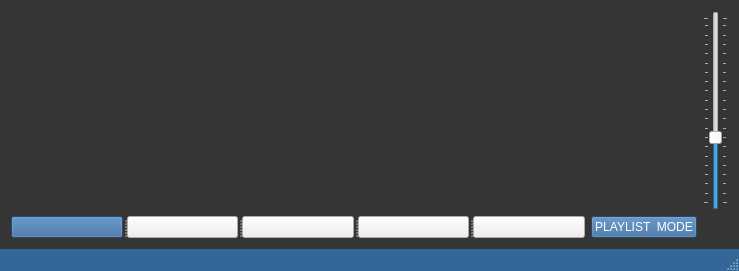
<?xml version="1.0" encoding="UTF-8"?>
<ui version="4.0">
 <class>MainWindow</class>
 <widget class="QMainWindow" name="MainWindow">
  <property name="geometry">
   <rect>
    <x>0</x>
    <y>0</y>
    <width>739</width>
    <height>271</height>
   </rect>
  </property>
  <property name="windowTitle">
   <string>Base Player v.2</string>
  </property>
  <property name="styleSheet">
   <string notr="true">QMainWindow#MainWindow{
color:#ffffff; 
background-color:#353535; 
border: 2px solid #353535; 
border-radius: 3px;
font-size: 12px;}</string>
  </property>
  <widget class="QWidget" name="centralWidget">
   <layout class="QGridLayout" name="gridLayout">
    <item row="0" column="0" colspan="2">
     <widget class="QListWidget" name="listWidget">
      <property name="toolTip">
       <string>Playlist.</string>
      </property>
      <property name="styleSheet">
       <string notr="true">QListWidget#listWidget{
color:#ffffff; 
background-color:#353535; 
border: 2px solid #353535; 
border-radius: 3px;
font-size: 12px;}</string>
      </property>
     </widget>
    </item>
    <item row="0" column="2">
     <widget class="QSlider" name="verticalSlider">
      <property name="toolTip">
       <string>Volume levels.</string>
      </property>
      <property name="styleSheet">
       <string notr="true">QStatusBar#statusBar{color:#ffffff; 
background-color:#336699; }</string>
      </property>
      <property name="singleStep">
       <number>5</number>
      </property>
      <property name="pageStep">
       <number>5</number>
      </property>
      <property name="value">
       <number>35</number>
      </property>
      <property name="orientation">
       <enum>Qt::Vertical</enum>
      </property>
      <property name="tickPosition">
       <enum>QSlider::TicksBothSides</enum>
      </property>
      <property name="tickInterval">
       <number>5</number>
      </property>
     </widget>
    </item>
    <item row="1" column="0">
     <widget class="QSplitter" name="splitter">
      <property name="orientation">
       <enum>Qt::Horizontal</enum>
      </property>
      <widget class="QPushButton" name="add">
       <property name="toolTip">
        <string>Add songs.</string>
       </property>
       <property name="styleSheet">
        <string notr="true">QPushButton#add{color:#ffffff; background-color:#336699;}
</string>
       </property>
       <property name="text">
        <string/>
       </property>
       <property name="icon">
        <iconset resource="icons.qrc">
         <normaloff>:/icons/icons/add.png</normaloff>:/icons/icons/add.png</iconset>
       </property>
       <property name="iconSize">
        <size>
         <width>24</width>
         <height>24</height>
        </size>
       </property>
      </widget>
      <widget class="QPushButton" name="stop">
       <property name="toolTip">
        <string>Stop playback.</string>
       </property>
       <property name="styleSheet">
        <string notr="true">QPushButton#stop{color:#ffffff; background-color:#336699;}\n</string>
       </property>
       <property name="text">
        <string/>
       </property>
       <property name="icon">
        <iconset resource="icons.qrc">
         <normaloff>:/icons/icons/stop.png</normaloff>:/icons/icons/stop.png</iconset>
       </property>
       <property name="iconSize">
        <size>
         <width>24</width>
         <height>24</height>
        </size>
       </property>
      </widget>
      <widget class="QPushButton" name="play">
       <property name="toolTip">
        <string>Play.</string>
       </property>
       <property name="styleSheet">
        <string notr="true">QPushButton#play{color:#ffffff; background-color:#336699;}\n</string>
       </property>
       <property name="text">
        <string/>
       </property>
       <property name="icon">
        <iconset resource="icons.qrc">
         <normaloff>:/icons/icons/play.png</normaloff>:/icons/icons/play.png</iconset>
       </property>
       <property name="iconSize">
        <size>
         <width>24</width>
         <height>24</height>
        </size>
       </property>
      </widget>
      <widget class="QPushButton" name="pause">
       <property name="toolTip">
        <string>Pause playback.</string>
       </property>
       <property name="styleSheet">
        <string notr="true">QPushButton#pause{color:#ffffff; background-color:#336699;}\n</string>
       </property>
       <property name="text">
        <string/>
       </property>
       <property name="icon">
        <iconset resource="icons.qrc">
         <normaloff>:/icons/icons/pause.png</normaloff>:/icons/icons/pause.png</iconset>
       </property>
       <property name="iconSize">
        <size>
         <width>24</width>
         <height>24</height>
        </size>
       </property>
      </widget>
      <widget class="QPushButton" name="remove">
       <property name="toolTip">
        <string>Remove from the list. Clicking the first element will clear the list.</string>
       </property>
       <property name="styleSheet">
        <string notr="true">QPushButton#remove{color:#ffffff; background-color:#336699;}\n</string>
       </property>
       <property name="text">
        <string/>
       </property>
       <property name="icon">
        <iconset resource="icons.qrc">
         <normaloff>:/icons/icons/remove.png</normaloff>:/icons/icons/remove.png</iconset>
       </property>
       <property name="iconSize">
        <size>
         <width>24</width>
         <height>24</height>
        </size>
       </property>
      </widget>
     </widget>
    </item>
    <item row="1" column="1">
     <widget class="QPushButton" name="pushButton">
      <property name="toolTip">
       <string>Press to play entire list.</string>
      </property>
      <property name="styleSheet">
       <string notr="true">QPushButton#pushButton{color:#ffffff; background-color:#336699;}</string>
      </property>
      <property name="text">
       <string>PLAYLIST  MODE</string>
      </property>
     </widget>
    </item>
   </layout>
  </widget>
  <widget class="QStatusBar" name="statusBar">
   <property name="toolTip">
    <string>Duration.</string>
   </property>
   <property name="styleSheet">
    <string notr="true">QStatusBar#statusBar{color:#ffffff; 
background-color:#336699; }</string>
   </property>
  </widget>
 </widget>
 <layoutdefault spacing="6" margin="11"/>
 <resources>
  <include location="icons.qrc"/>
 </resources>
 <connections/>
</ui>
